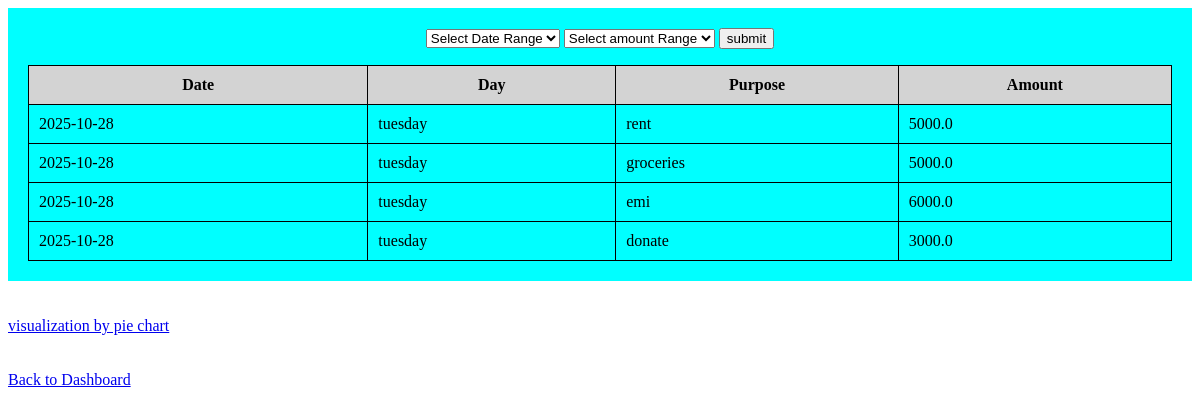
Screenshot of /ta (signed in) with the database file from the repository.
### tables this page shows
CREATE TABLE user_transactions(
        id INTEGER PRIMARY KEY AUTOINCREMENT,
        date TEXT,
        day TEXT,
        purpose TEXT,
        type TEXT,
        amount REAL,
        balance REAL,
        user_id INTEGER,
        FOREIGN KEY (user_id) REFERENCES users(id)
    );

### app.py (the view, shortened to what this page needs)
@app.route('/ta',methods=['GET','POST'])
def ta():
 conn=get_db_connection()
 cursor=conn.cursor()
 query = """
    SELECT date, day, purpose, amount
    FROM user_transactions
    WHERE user_id = ? AND type = 'expense'
  """
 params = [session['user_id']]
 cursor.execute(query,params)
 rows = cursor.fetchall()
 conn.close()
 return render_template('ta.html', transactions=rows)

### app.py (called while the page is built)
def get_db_connection():
    conn=sqlite3.connect('database.db')
    return conn

### templates/ta.html (shortened to what this page needs)
<html>
    <head>
    </head>
    <body>
      <div>
        <form method="POST" action="/ta">
            <select name="date_range">
               <option value="" disabled selected>Select Date Range</option>
            </select>
            <select name="amount_range">
              <option value="" disabled selected>Select amount Range</option>
            </select>
            <button type="submit">submit</button>
        </form>
        <table border="1">
           <tr>
             <th>Date</th>
             <th>Day</th>
             <th>Purpose</th>
             <th>Amount</th>
           </tr>
          {% for row in transactions %}
            <tr>
                <td>{{ row[0] }}</td>
                <td>{{ row[1] }}</td>
                <td>{{ row[2] }}</td>
                <td>{{ row[3] }}</td>
            </tr>
          {% endfor %}
        </table>
      </div><br><br>
      <a href ="{{url_for('chart')}}">visualization by pie chart</a><br><br><br>
      <a href="{{ url_for('dashboard') }}">Back to Dashboard</a>
    </body>
</html>

### templates/ta.html (style rules this page uses)
div { margin: auto; width: 80%px; text-align: center; padding: 20px; background-color: aqua; }
table { margin: auto; border-collapse: collapse; width: 100%; }
th, td { padding: 10px; border: 1px solid black; }
th { background-color: lightgray; }

### rows the page displays
user_transactions: date "2025-10-28", day "tuesday", purpose "rent", amount "5000.0"
user_transactions: date "2025-10-28", day "tuesday", purpose "groceries", amount "5000.0"
user_transactions: date "2025-10-28", day "tuesday", purpose "emi", amount "6000.0"
user_transactions: date "2025-10-28", day "tuesday", purpose "donate", amount "3000.0"
